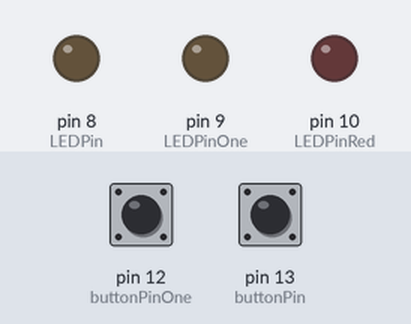
Recording of a sketch running on a simulated Arduino Uno, built with avr-gcc and run on an emulated ATmega328P. Parts: output pins drawn as LEDs (lit = HIGH). The inputs (shaded band) are chosen by the test bench; at power-on: pin 12 (buttonPinOne) LOW, pin 13 (buttonPin) LOW.

Above: at 1.2 s.
1.3 s: pin 12 (buttonPinOne) pulled HIGH for 0.15 s
At 1.8 s:
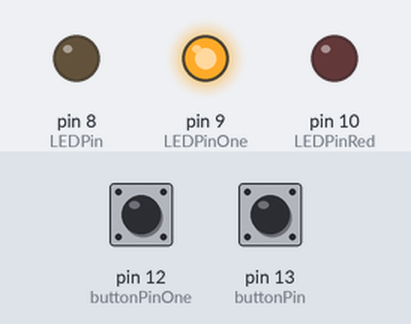
2.9 s: pin 13 (buttonPin) pulled HIGH for 0.15 s
At 4.1 s:
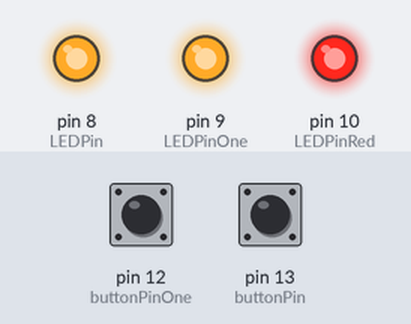
4.5 s: pin 12 (buttonPinOne) pulled HIGH for 1 s
At 5.5 s:
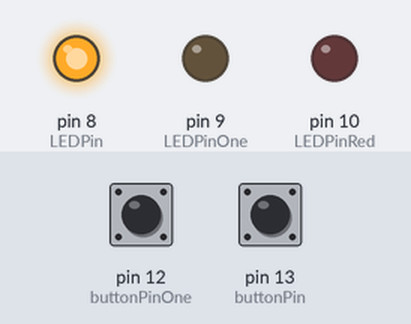
7.0 s: pin 12 (buttonPinOne) pulled HIGH for 3.2 s
At 7.4 s:
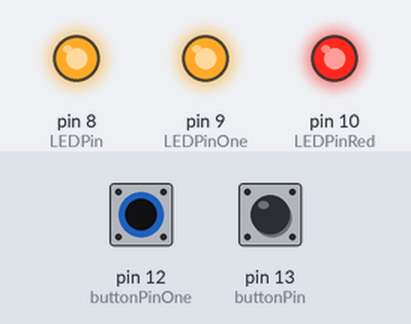
11.7 s: pin 13 (buttonPin) pulled HIGH for 1 s
At 12.2 s:
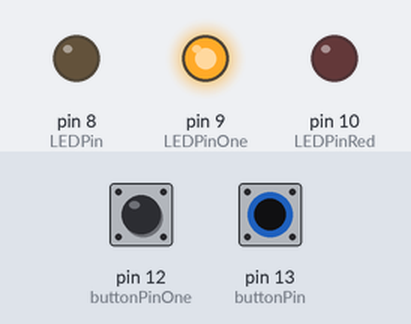
Timing chart, 0 to 14.7 s (numbered marks = the images above; inputs shaded):
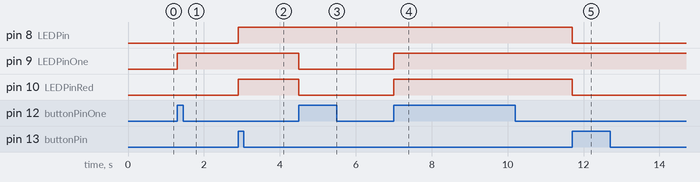

The sketch:

jlara38lab1.ino
```cpp
/*
  1 - Author: Jose Lara

  2 - Lab: Lab 1 - Toggle Button

  3. Description: Replicating an AND logic gate using LED's and Buttons. Having the two buttons pressed will allow for the 3rd (red LED) to light up.
  we idicate that a button is pressed by lightning up a blue LED.

  4. Pin - 13 is connected to the 1st button while its output is given to the Arduino through the 13th pin. This is an input component.
     Pin - 12 is connected to my 2nd button while its output is given to the Arduino through the 12th pin. This is an input component.
     Pin - 8 is for my Blue LED which is an output component.
     Pin - 9 is for my 2nd Blue LED which is an output component.
     Pin - 10 is for my Red LED which is an output component.

  5. References:
    https://www.youtube.com/watch?v=aMato4olzi8
    https://www.youtube.com/watch?v=c7UZv6eH4YU
    https://docs.arduino.cc/built-in-examples/digital/StateChangeDetection
    https://www.youtube.com/watch?v=VPGRqML_v0w
    https://drive.google.com/file/d/1oYZPr5tMV6rBQhtMiJENcV73Tse7TGNg/view?usp=share_link
    https://learn.zybooks.com/zybook/UICCS362DiazHerreraSpring2023/chapter/4/section/6

  6. Demo: In-Person Demonstration: 1/30/2023, 9AM Lab,  Elijah Parr

*/

int LEDState = 0;
int LEDPin = 8;
int buttonPin = 13;
int buttonNew;
int buttonOld = 1;

int LEDStateOne = 0;
int LEDPinOne = 9;
int buttonPinOne = 12;
int buttonNewOne;
int buttonOldOne = 1;

int LEDPinRed = 10;
int LEDStateRed = 0;

int dt = 100;

void setup() {
  Serial.begin(9600);
  pinMode(LEDPin, OUTPUT);
  pinMode(LEDPinOne, OUTPUT);
  pinMode(LEDPinRed, OUTPUT);
  pinMode(buttonPin,INPUT);
  pinMode(buttonPinOne,INPUT);
}

void loop() {
  // put your main code here, to run repeatedly:
  buttonNew = digitalRead(buttonPin);
  buttonNewOne = digitalRead(buttonPinOne);

  if(buttonOld == 0 && buttonNew == 1) {
    if(LEDState == 0) {
      digitalWrite(LEDPin, HIGH);
      LEDState = 1;
    } else {
      digitalWrite(LEDPin,LOW);
      LEDState = 0;
    }
  }

  if(buttonOldOne == 0 && buttonNewOne == 1) {
    if(LEDStateOne == 0) {
      digitalWrite(LEDPinOne,HIGH);
      LEDStateOne = 1;
    } else {
      digitalWrite(LEDPinOne,LOW);
      LEDStateOne = 0;
    }
  }

  if(LEDStateOne == 1 && LEDState == 1) {
    digitalWrite(LEDPinRed,HIGH);
    LEDStateRed = 1;
  } else {
    digitalWrite(LEDPinRed,LOW);
    LEDStateRed = 0;
  }

  buttonOld = buttonNew;
  buttonOldOne = buttonNewOne;
  delay(dt);
}
```

Measured:
- after the input at 1.3 s, pin 9 (LEDPinOne): LOW → HIGH at once
- after the input at 2.9 s, pin 8 (LEDPin), pin 10 (LEDPinRed): LOW → HIGH at once
- after the input at 4.5 s, pin 9 (LEDPinOne), pin 10 (LEDPinRed): HIGH → LOW at once
- after the input at 7.0 s, pin 9 (LEDPinOne), pin 10 (LEDPinRed): LOW → HIGH at once
- after the input at 11.7 s, pin 8 (LEDPin), pin 10 (LEDPinRed): HIGH → LOW at once
